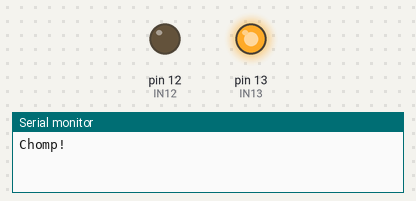
This sketch was run on a simulated Arduino Uno, built with avr-gcc and run on an emulated ATmega328P. Parts: output pins drawn as LEDs (lit = HIGH), the last lines printed to the serial monitor.

Above: at 1.0 s.
At 6.2 s:
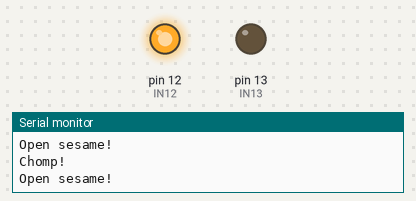
Timing chart, 0 to 8.1 s (numbered marks = the images above):
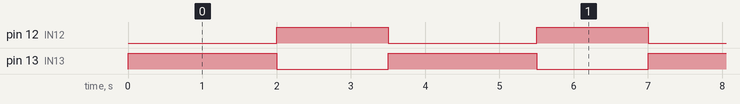

Measured:
- by itself, pin 12 (IN12): alternates HIGH for 1.5 s and LOW for 2.0 s
- by itself, pin 13 (IN13): alternates HIGH for 2.0 s and LOW for 1.5 s

The sketch:

claw.ino
```cpp
#define IN12 12
#define IN13 13


// Function Setup -----------------------------------------
void close() {
  digitalWrite(IN12, HIGH);
  digitalWrite(IN13, LOW);
  Serial.println("Open sesame!");
}
void open() {
  digitalWrite(IN12, LOW);
  digitalWrite(IN13, HIGH);
  Serial.println("Chomp!");
}

// Main Control Loop ------------------------------------------------

void setup() {
  // put your setup code here, to run once:
  Serial.begin(9600);
  pinMode(IN12, OUTPUT);
  pinMode(IN13, OUTPUT);
}

void loop() {
  // put your main code here, to run repeatedly:
  open();
  delay(2000);
  close();
  delay(1500);
}
```
